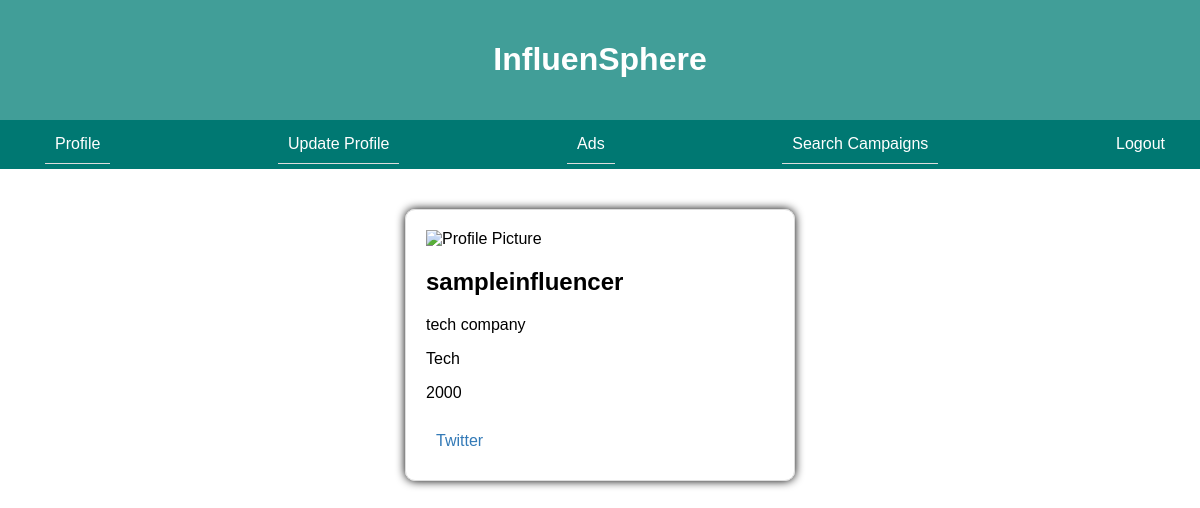
Screenshot of /idashboard (signed in) with the database file from the repository.
### backend/models.py (models this page shows)
class User(db.Model):
    __tablename__ = 'users'
    id = Column(Integer, primary_key=True)
    username = Column(String(50), unique=True, nullable=False)
    password = Column(String(100), nullable=False)
    email = Column(String(100), unique=True, nullable=False)
    created_at = Column(DateTime, default=datetime.datetime.utcnow())
    updated_at = Column(DateTime, default=datetime.datetime.utcnow(), onupdate=datetime.datetime.utcnow())
    type=Column(String(100), nullable=False)
    flag= Column(Boolean, default=False)
    __mapper_args__ = {
        'polymorphic_on': 'type',
        'polymorphic_identity': 'user'
    }

class Influencer(User):
    __tablename__ = 'influencers'
    id = Column(Integer, ForeignKey('users.id'), primary_key=True)
    bio = Column(String(200), nullable=True)
    category= Column(Enum('Food','Health & Fashion','Lifestyle','Memes','Pop Culture','Travel','Tech','Gaming','Parenting','Finance','Education','Environment','Pet','Art','Music', name='icategory'))
    facebook = db.Column(db.Boolean, default=False)
    instagram = db.Column(db.Boolean, default=False)
    twitter = db.Column(db.Boolean, default=False)
    linkedin = db.Column(db.Boolean, default=False)
    youtube = db.Column(db.Boolean, default=False)
    tiktok = db.Column(db.Boolean, default=False)
    pinterest = db.Column(db.Boolean, default=False)
    reddit = db.Column(db.Boolean, default=False)
    facebook_id = db.Column(db.String(120), nullable=True)
    instagram_id = db.Column(db.String(120), nullable=True)
    twitter_id = db.Column(db.String(120), nullable=True)
    linkedin_id = db.Column(db.String(120), nullable=True)
    youtube_id = db.Column(db.String(120), nullable=True)
    tiktok_id = db.Column(db.String(120), nullable=True)
    pinterest_id = db.Column(db.String(120), nullable=True)
    reddit_id = db.Column(db.String(120), nullable=True)
    reach= Column(Integer,nullable=True)
    __mapper_args__ = {
        'polymorphic_identity': 'influencer'
    }

### backend/controllers.py (the view)
@app.route('/idashboard',methods=['GET', 'POST'])
def idashboard():
    if 'user_id' in session:
        user_id = session['user_id']
        u=get_info(session['user_id'])
        return render_template('idashboard.html',id=u.id,username=u.username,bio=u.bio,reach=u.reach,category=u.category,facebook_id=u.facebook_id, instagram_id=u.instagram_id,twitter_id=u.twitter_id,linkedin_id=u.linkedin_id,youtube_id=u.youtube_id,tiktok_id=u.tiktok_id,pinterest_id=u.pinterest_id,reddit_id=u.reddit_id)
    else:
        return redirect(url_for('login'))

### backend/controllers.py (called while the page is built)
def get_info(user_id):
    user = User.query.get(user_id)
    return user

### templates/idashboard.html (shortened to what this page needs)
<!DOCTYPE html>
<html lang="en">
<head>
    <link rel="stylesheet" href="{{ url_for('static', filename='dashboard.css')}}">
</head>
<body>
    <header>
        <h1>InfluenSphere</h1>
    </header>
    <nav>
        <ul>
            <li><a href="/idashboard" class="nav-link">Profile</a></li>
            <li><a href="/iupdate" class="nav-link">Update Profile</a></li>
            <li><a href="/ads" class="nav-link">Ads</a></li>
            <li><a href="/search_campaigns" class="nav-link">Search Campaigns</a></li>
            <li><a href="/logout" class="nav-link">Logout</a></li>
        </ul>
    </nav>
    <div class="dashboard-wrap">
        <div class="profile-section">
            <img src="" alt="Profile Picture" class="profile-pic">
            <h2>{{username}}</h2>
            <p>{{bio}}</p>
            <p>{{category}}</p>
            <p>{{reach}}</p>
            <div class="social-links">
                <ul>
                    {% if twitter_id %}
                    <li><a href="{{twitter_id}}" target="_blank"> Twitter</a></li>
                    {% endif %}
                </ul>
            </div>
        </div>
    </div>
</body>
</html>

### static/dashboard.css (style rules this page uses)
body { font-family: Arial, sans-serif; margin: 0; padding: 0; }
header { background: #419E98; color: #fff; padding: 20px; text-align: center; }
nav { background-color: #007872; padding: 5px; text-align: center; }
nav ul { list-style: none; left-margin: 30px; padding: 0; display: flex; justify-content: space-between; }
nav li { margin-right: 20px; margin-left:40px; }
.nav-link { color: #fff; text-decoration: none; transition: color 0.3s; }
.dashboard-wrap { display: flex; flex-wrap: wrap; justify-content: center; padding: 20px; }
.profile-section { flex-basis: 30%; margin: 20px; padding: 20px; border: 1px solid #ddd; border-radius: 10px; box-shadow: 0 0 10px }
ul { list-style: none; padding: 0; margin: 0; }
li { padding: 10px; border-bottom: 1px solid #ddd; }
li:last-child { border-bottom: none; }
.social-links { margin-top: 20px; }
.social-links ul { list-style: none; padding: 0; margin: 0; display: flex; justify-content: space-between; }
.social-links li { margin-right: 20px; }
.social-links a { text-decoration: none; color: #337ab7; }

### rows the page displays
User: username "sampleinfluencer"
Influencer: bio "tech company", category "Tech", reach "2000"
